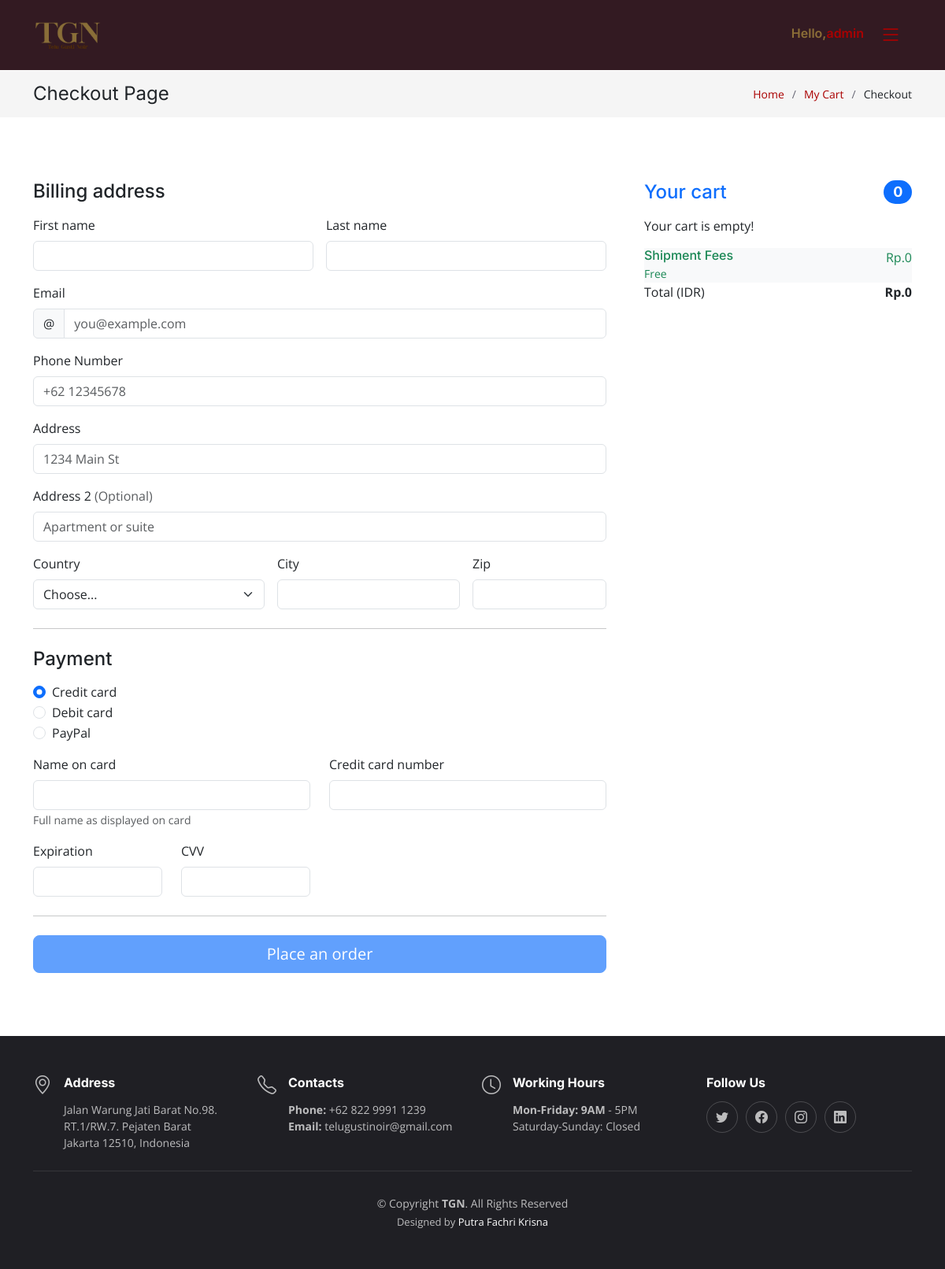
/checkout.php (signed in), run on an earlier commit of the app's database.
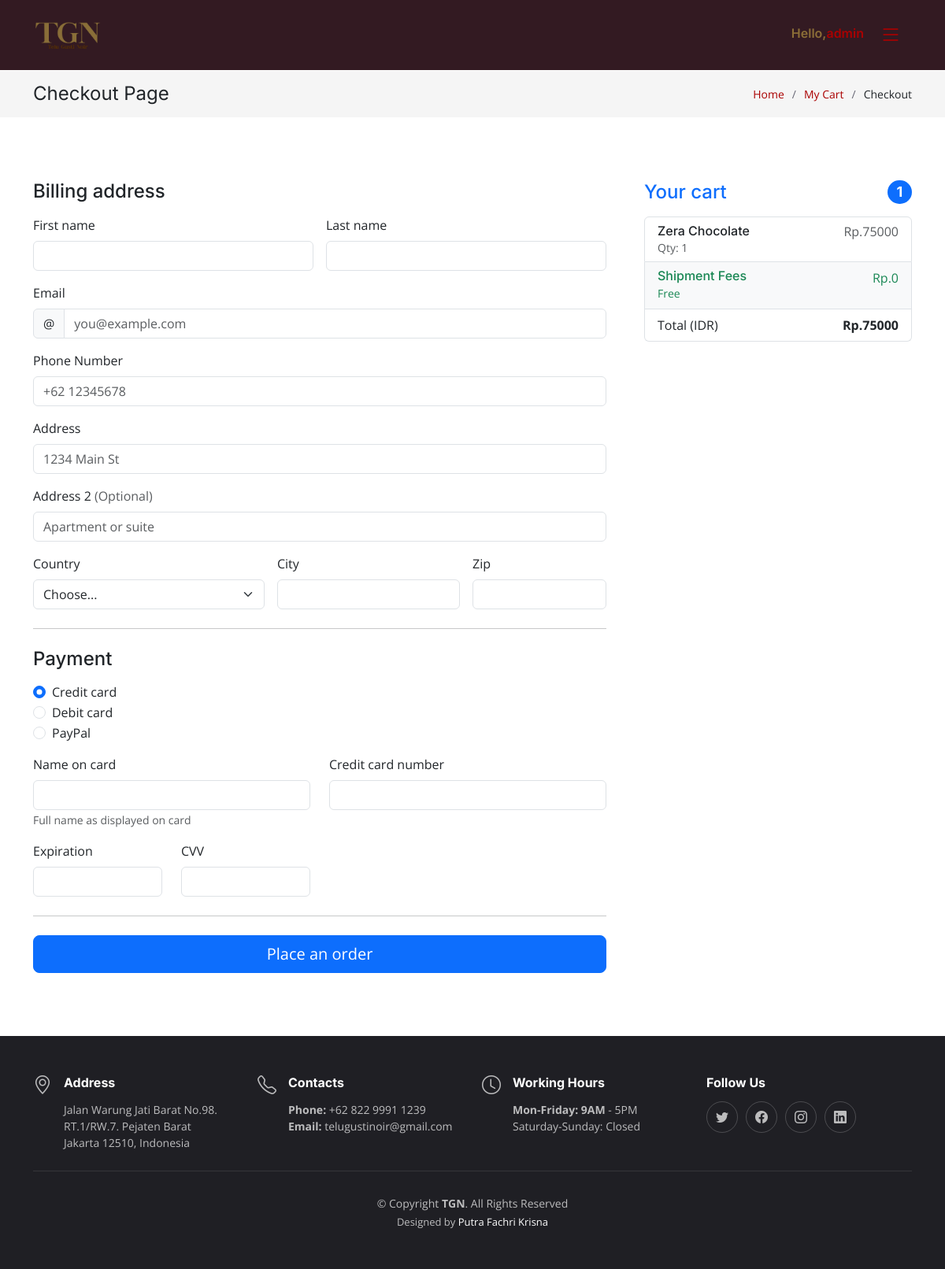
And on a later commit of the database.
### tables this page shows
CREATE TABLE `cart` (
  `id` int(100) NOT NULL,
  `user_id` int(100) NOT NULL,
  `pid` int(100) NOT NULL,
  `name` varchar(100) NOT NULL,
  `price` int(10) NOT NULL,
  `quantity` int(10) NOT NULL,
  `image` varchar(100) NOT NULL
);

### checkout.php (the view, shortened to what the changed rows need)
<!DOCTYPE html>
<html lang="en">
<head>
  <link href="assets/vendor/bootstrap/css/bootstrap.min.css" rel="stylesheet">
  <link href="assets/vendor/bootstrap-icons/bootstrap-icons.css" rel="stylesheet">
  <link href="assets/vendor/aos/aos.css" rel="stylesheet">
  <link href="assets/vendor/glightbox/css/glightbox.min.css" rel="stylesheet">
  <link href="assets/vendor/swiper/swiper-bundle.min.css" rel="stylesheet">
  <link href="assets/css/main.css" rel="stylesheet">
  <link href="assets/css/checkout.css" rel="stylesheet">
</head>
<body>
  <?php include 'components/header.php'; ?>
  <main id="main">
    <div class="breadcrumbs">
      <div class="container">
        <div class="d-flex justify-content-between align-items-center">
          <h2>Checkout Page</h2>
        </div>
      </div>
    </div>
    <section class="sample-page">
    <div class="container">
    <div class="row g-5">
      <?php
      $count_cart_items = $conn->prepare("SELECT * FROM `cart` WHERE user_id = ?");
      $count_cart_items->execute([$user_id]);
      $total_cart_counts = $count_cart_items->rowCount();
      ?>
      <div class="col-md-5 col-lg-4 order-md-last">
        <h4 class="d-flex justify-content-between align-items-center mb-3">
          <span class="text-primary">Your cart</span>
          <span class="badge bg-primary rounded-pill"><?= $total_cart_counts; ?></span>
        </h4>
        <?php
         $grand_total = 0;
         $select_cart = $conn->prepare("SELECT * FROM `cart` WHERE user_id = ?");
         $select_cart->execute([$user_id]);
         if($select_cart->rowCount() > 0){
          while($fetch_cart = $select_cart->fetch(PDO::FETCH_ASSOC)){
            $grand_total += ($fetch_cart['price'] * $fetch_cart['quantity']);
        ?>
        <ul class="list-group mb-3">
          <li class="list-group-item d-flex justify-content-between lh-sm">
            <div>
              <h6 class="my-0"><?= $fetch_cart['name']; ?></h6>
              <small class="text-body-secondary">Qty: <?= $fetch_cart['quantity']; ?></small>
            </div>
            <span class="text-body-secondary">Rp.<?= $sub_total = ($fetch_cart['price'] * $fetch_cart['quantity']); ?></span>
          </li>
        <?php
          }
        }else{
          echo '<p class="empty">Your cart is empty!</p>';
       }
        ?>
          <li class="list-group-item d-flex justify-content-between bg-body-tertiary">
            <div class="text-success">
            </div>
            <span class="text-success">Rp.0</span>
          </li>
          <li class="list-group-item d-flex justify-content-between">
            <span>Total (IDR)</span>
            <strong>Rp.<?= $grand_total; ?></strong>
          </li>
        </ul>
      </div>
    </div>
    </div>
    </section>
  </main>
</body>
</html>

What changed in the data, as far as the page shows it:
added cart: name "Zera Chocolate", quantity "1", price "75000"
Also different on the page:
$total_cart_counts: "0" → "1"
$grand_total: "0" → "75000"
text no longer shown: "Your cart is empty!"
